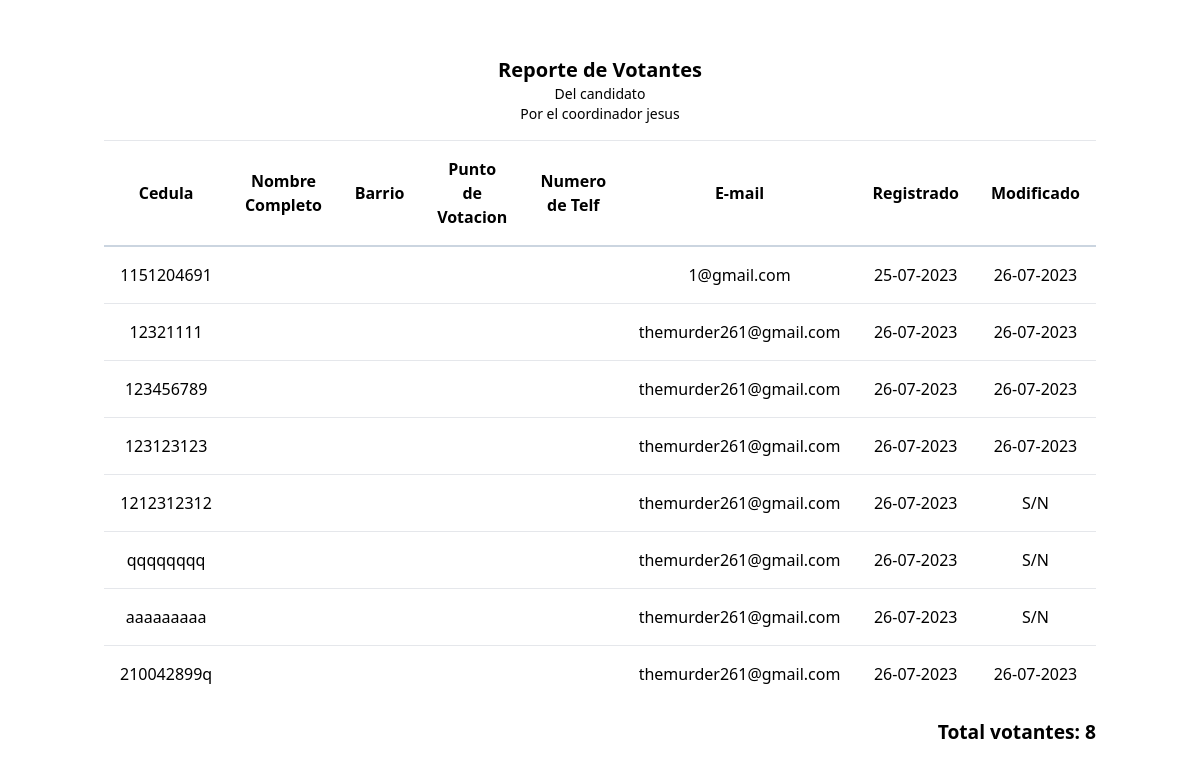
/report (signed in), run on an earlier commit of the app's database.
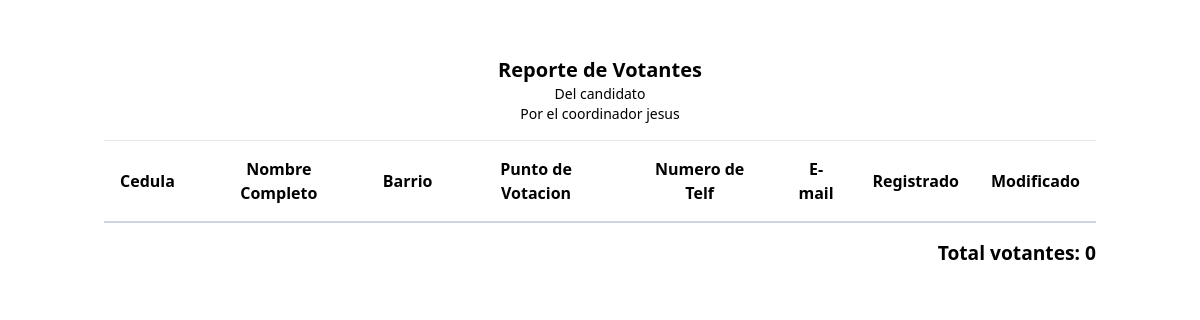
And on a later commit of the database.
### apps/voters/models.py (models this page shows, shortened)
class Voter(models.Model):
    document_type = models.CharField(max_length=2, choices=DOCUMENT_TYPES, default='CC')
    nuip = models.CharField(max_length=11, unique=True)
    full_name = models.CharField(max_length=100)
    quarter = models.ForeignKey(Quarters, on_delete=models.CASCADE)
    address = models.CharField(max_length=100, blank=True, null=True)
    phone = models.CharField(max_length=20)
    email = models.EmailField(max_length=100)
    created = models.DateTimeField(auto_now_add=True)
    modified = models.DateField(auto_now=True,blank=True)
    voting_point = models.ForeignKey(VotingPoint, on_delete=models.CASCADE, related_name='voters')
    coordinator = models.ForeignKey(User, on_delete=models.CASCADE)

### apps/voters/reporte.py (the view)
# urls.py: path('report',reportVoter, name="report-voter"),
def reportVoter(request):
    context = {}
    if request.user.is_authenticated: # Aseguramos que el usuario está autenticado
        try:
            voters = Voter.objects.filter(coordinator=request.user)
            context = {
                'enc': voters,
                'quantity': len(voters)
            }
            return render(request, "reporte/reporte.html", context)
        except Exception as e:
                print(e)
    else:
        messages.error(request, 'Debes iniciar sesión para ver este recurso.')
    messages.error(request,'Factura NO Disponible Actualmente.')
    return redirect("voter:voter-list")

### templates/reporte/reporte.html (shortened to what this page needs)
<!DOCTYPE html>
<html lang="es">
<head>
    <link rel="stylesheet" href="https://cdnjs.cloudflare.com/ajax/libs/tailwindcss/2.2.16/tailwind.min.css">
</head>
<body>
    <div class="container mx-auto my-10">
        <div class="bg-white w-full p-4">
            <h4 class="text-center text-xl font-bold">Reporte de Votantes</h4>
            <p class="text-center text-sm">Del candidato {{name}}</p>
            <p class="text-center text-sm">Por el coordinador {{ user }}</p>
            <table class="table mt-4">
                <thead>
                    <tr>
                        <th>Cedula</th>
                        <th>Nombre Completo</th>
                        <th>Barrio</th>
                        <th>Punto de Votacion</th>
                        <th>Numero de Telf</th>
                        <th>E-mail</th>
                        <th>Registrado</th>
                        <th>Modificado</th>
                    </tr>
                </thead>
                <tbody>
                    {% for item in enc %}
                    <tr>
                        <td>{{ item.nuip }}</td>
                        <td>{{ item.fullName }}</td>
                        <td>{{ item.quarter }}</td>
                        <td>{{ item.votingPoint }}</td>
                        <td>{{ item.numberPhone }}</td>
                        <td>{{ item.email }}</td>
                        <td>{{ item.created|date:"d-m-Y" }}</td>
                        {% if item.modified %}
                        <td>{{ item.modified|date:"d-m-Y" }}</td>
                        {% else %}
                        <td>S/N</td>
                        {% endif %}
                    </tr>
                    {% endfor %}
                </tbody>
            </table>
            <div class="suma-total mt-4">
                <h3 class="font-bold">Total votantes: {{ quantity }}</h3>
            </div>
        </div>
    </div>
</body>
</html>

What changed in the data, as far as the page shows it:
removed Voter: nuip "1151204691", email "1@gmail.com", created "25-07-2023", modified "26-07-2023"
removed Voter: nuip "12321111", email "themurder261@gmail.com", created "26-07-2023", modified "26-07-2023"
removed Voter: nuip "123456789", email "themurder261@gmail.com", created "26-07-2023", modified "26-07-2023"
removed Voter: nuip "123123123", email "themurder261@gmail.com", created "26-07-2023", modified "26-07-2023"
removed Voter: nuip "1212312312", email "themurder261@gmail.com", created "26-07-2023", shows "S/N"
removed Voter: nuip "qqqqqqqq", email "themurder261@gmail.com", created "26-07-2023", shows "S/N"
removed Voter: nuip "aaaaaaaaa", email "themurder261@gmail.com", created "26-07-2023", shows "S/N"
removed Voter: nuip "210042899q", email "themurder261@gmail.com", created "26-07-2023", modified "26-07-2023"
Also different on the page:
{{ quantity }}: "8" → "0"
